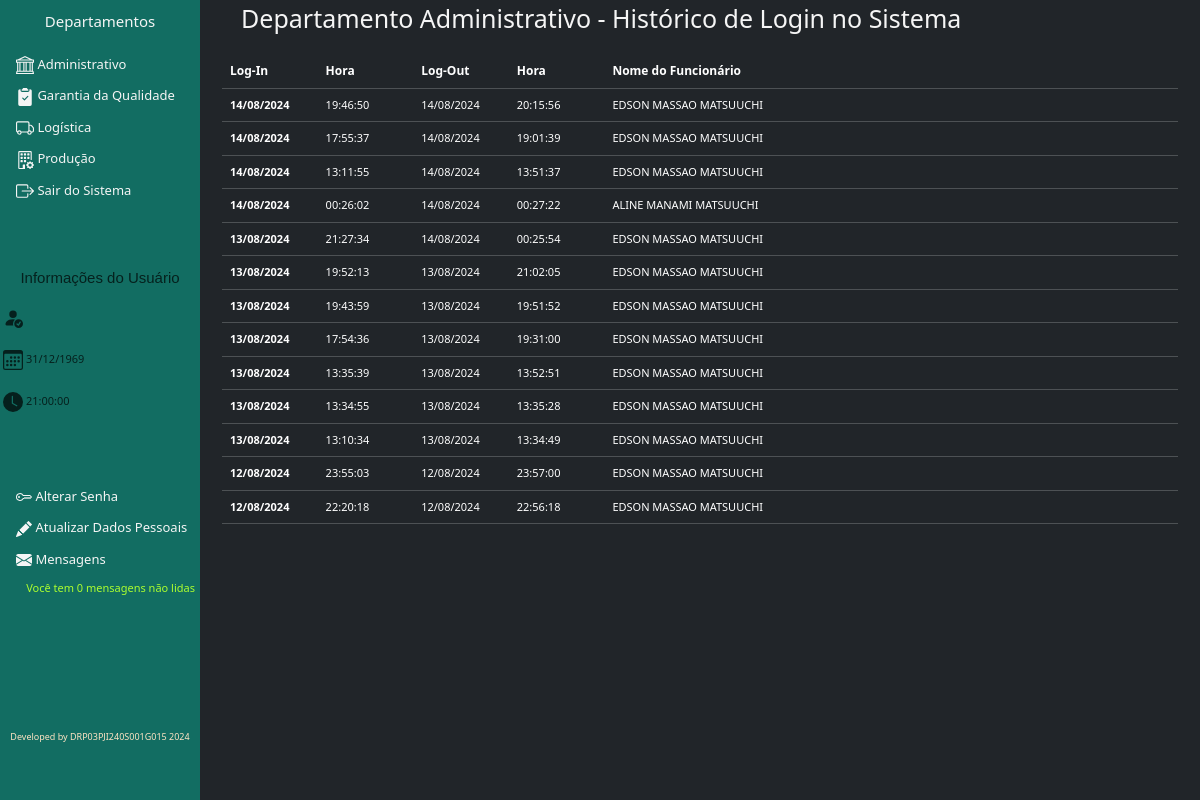
/05MonitorLogin.php, run on the app's committed database.
### tables this page shows
CREATE TABLE `historico_login` (
  `ID_LOGIN` int(11) NOT NULL,
  `NOME_FUNCIONARIO` varchar(150) NOT NULL,
  `DATA_LOGIN` date NOT NULL,
  `HORA_LOGIN` varchar(8) NOT NULL,
  `DATA_LOGOUT` date DEFAULT NULL,
  `HORA_LOGOUT` varchar(8) DEFAULT NULL
);

### 05MonitorLogin.php (the view)
<?php
include_once 'ConnectDB.php';
include_once 'EstruturaPrincipal.php';
$listar = $connDB->prepare("SELECT * FROM historico_login ORDER BY ID_LOGIN DESC");
$listar->execute();
?>
  <div class="main">
    <div class="container">
      <p style="margin-left: 2%; font-size: 25px; color: whitesmoke">Departamento Administrativo - Histórico de Login no Sistema</p>
      <div class="overflow-auto">
        <table class="table table-dark table-hover">
          <thead style="font-size: 12px">
            <tr>
              <th scope="col" style="width: 10%">Log-In</th>
              <th scope="col" style="width: 10%">Hora</th>
              <th scope="col" style="width: 10%">Log-Out</th>
              <th scope="col" style="width: 10%">Hora</th>
              <th scope="col" style="width: 60%">Nome do Funcionário</th>
            </tr>
          </thead>
          <tbody style="height: 80%; font-size: 11px;">
            <?php while($rowLog = $listar->fetch(PDO::FETCH_ASSOC)){ ?>
            <tr>
              <th style="width: 10%">
                <?php $dIn = $rowLog['DATA_LOGIN']; $DiN = strtotime($dIn); echo date('d/m/Y', $DiN); ?> </th>
              <td style="width: 10%">
                <?php $hIn = $rowLog['HORA_LOGIN']; $HiN = strtotime($hIn); echo date('H:i:s', $HiN); ?> </td>
              <td style="width: 10%">
                <?php if(!empty($rowLog['DATA_LOGOUT'])){$dO = $rowLog['DATA_LOGOUT']; $DO = strtotime($dO); echo date('d/m/Y', $DO);}else{ echo 'Logado';} ?> </td>
              <td style="width: 10%">
                <?php if(!empty($rowLog['HORA_LOGOUT'])){$hO = $rowLog['HORA_LOGOUT']; $HO = strtotime($hO); echo date('H:i:s', $HO);}else{ echo '';} ?> </td>
              <td style="width: 60%">
                <?php echo limitador($rowLog['NOME_FUNCIONARIO'], 80); ?> </td>
            </tr><?php } ?>
          </tbody>
        </table>
      </div>
    </div>
  </div>

### EstruturaPrincipal.php (shortened to what this page needs)
<?php
  include_once './ConnectDB.php';
  $msg = $connDB->prepare("SELECT * FROM mensagens WHERE RECEPTOR_MSG = :receptor AND CONFIRMA = 'UNRE'");
  $msg->bindParam(':receptor', $_SESSION['nome_func'], PDO::PARAM_STR);
  $msg->execute();
  $numMsg = $msg->rowCount();
  if($_SESSION['departamento'] === 'ADMINISTRATIVO' || $_SESSION['credencial'] >= 4){
    $acesso1 = '00SeletorAdministrativo.php';
    $acesso7 = '11CadastroFuncionario.php';
  }else{
    $acesso1 = ''; $acesso7 = '';
  }
  if($_SESSION['departamento'] === 'QUALIDADE'      || $_SESSION['credencial'] >= 4){
    $acesso2 = '01SeletorGQualidade.php';
  }else{$acesso2 = '';
  }
  if($_SESSION['departamento'] === 'LOGÍSTICA'      || $_SESSION['credencial'] >= 4){
    $acesso3 = '02SeletorLogistica.php';
  }else{$acesso3 = '';
  }
  if($_SESSION['departamento'] === 'PRODUÇÃO'       || $_SESSION['credencial'] >= 4){
    $acesso4 = '03SeletorProducao.php';
  }else{$acesso4 = '';
  }
function limitador($texto, $limite, $quebra = true){ $tamanho = strlen($texto);
  if($tamanho <= $limite){ $novo_texto = $texto; }else{
    if($quebra == true){ $novo_texto = trim(substr($texto, 0, $limite))."..."; }else{
      $ultimo_espaco = strrpos(substr($texto, 0, $limite), " ");
      $novo_texto = trim(substr($texto, 0, $ultimo_espaco))."...";}} return $novo_texto;}
?>
<!doctype html>
<html lang="pt-br" data-bs-theme="dark">
  <head>
    <link href="https://cdn.jsdelivr.net/npm/bootstrap@5.3.3/dist/css/bootstrap.min.css"
          rel="stylesheet">
  </head>
  <body>
    <div class="sidebarTop">
      <p style="text-align: center; font-size: 15px">Departamentos</p>
      <a href="<?php echo $acesso1 ?>">
          Administrativo</a>
      <a href="<?php echo $acesso2 ?>">
       Garantia da Qualidade</a>
      <a href="<?php echo $acesso3 ?>">
         Logística</a>
      <a href="<?php echo $acesso4 ?>">
         Produção</a>
      <a href="LogOut.php">
          Sair do Sistema</a>
    </div>
    <div class="sidebarBottom"><br>
      <p style="text-align: center; font-size: 15px; font-family: Impact, Haettenschweiler, 'Arial Narrow Bold', sans-serif; color: rgba(0,0,0,0.7)">Informações do Usuário</p>
      <p style="padding: 3px; color: rgba(0,0,0,0.7)" class="text-break">
      </p>
      <p style="padding: 3px; color: rgba(0,0,0,0.7)">
      </svg> <?php
                $dLog = strtotime($_SESSION['dataLog']);
                echo '  '.date('d/m/Y', $dLog);  ?>
      </p>
      <p style="padding: 3px; color: rgba(0,0,0,0.7)">
        <svg xmlns="http://www.w3.org/2000/svg" width="20" height="20" fill="currentColor" class="bi bi-clock-fill" viewBox="0 0 16 16">
          <path d="M16 8A8 8 0 1 1 0 8a8 8 0 0 1 16 0M8 3.5a.5.5 0 0 0-1 0V9a.5.5 0 0 0 .252.434l3.5 2a.5.5 0 0 0 .496-.868L8 8.71z"/>
        </svg> <?php
                $hLog = strtotime($_SESSION['horaLog']);
                echo '  '.date('H:i:s', $hLog);  ?>
      </p><br><br><br>
        <a href="14AlterarSenhaAcesso.php">
           Alterar Senha</a>
        <a href="13EditaDadosPessoais.php">
           Atualizar Dados Pessoais</a>
        <a href="15Mensagens.php">
           Mensagens</a>
        <P style="padding: 5px; color: greenyellow; float: right"><?php echo ' Você tem ' .$numMsg. ' mensagens não lidas' ?></P>
      </div>
    <div class="sidebarFoot">
      <p style="font-size:9px; color:bisque;text-align: center;">Developed by DRP03PJI240S001G015 2024</p>
    </div>
  </body>
</html>

### EstruturaPrincipal.php (style rules this page uses)
.sidebarTop { position: absolute; height: 30%; width: 200px; position: fixed; z-index: 1; top: 0; left: 0; background-color: rgba(8, 165, 142, 0.573); overflow-x: hidden; padding-top: 10px; color: whitesmoke; }
.sidebarBottom { position: absolute; height: 60%; width: 200px; position: fixed; z-index: 1; top: 30%; left: 0; background-color: rgba(8, 165, 142, 0.573); overflow-x: hidden; padding-top: 10px; font-size: 11px; color: whitesmoke; }
.sidebarFoot { position: absolute; height: 10%; width: 200px; position: fixed; z-index: 1; top: 90%; left: 0; background-color: rgba(8, 165, 142, 0.573); overflow-x: hidden; padding-top: 10px; color: whitesmoke; }
.sidebarTop a { padding: 6px 8px 6px 16px; text-decoration: none; font-size: 13px; color: whitesmoke; display: block; }
.sidebarBottom a { padding: 6px 8px 6px 16px; text-decoration: none; font-size: 13px; color: whitesmoke; display: block; }
.main { margin-left: 200px; padding: 0px 10px; }

### data on the page
historico_login: DATA_LOGIN "14/08/2024", HORA_LOGIN "19:46:50", DATA_LOGOUT "14/08/2024", HORA_LOGOUT "20:15:56", NOME_FUNCIONARIO "EDSON MASSAO MATSUUCHI"
historico_login: DATA_LOGIN "14/08/2024", HORA_LOGIN "17:55:37", DATA_LOGOUT "14/08/2024", HORA_LOGOUT "19:01:39", NOME_FUNCIONARIO "EDSON MASSAO MATSUUCHI"
historico_login: DATA_LOGIN "14/08/2024", HORA_LOGIN "13:11:55", DATA_LOGOUT "14/08/2024", HORA_LOGOUT "13:51:37", NOME_FUNCIONARIO "EDSON MASSAO MATSUUCHI"
historico_login: DATA_LOGIN "14/08/2024", HORA_LOGIN "00:26:02", DATA_LOGOUT "14/08/2024", HORA_LOGOUT "00:27:22", NOME_FUNCIONARIO "ALINE MANAMI MATSUUCHI"
historico_login: DATA_LOGIN "13/08/2024", HORA_LOGIN "21:27:34", DATA_LOGOUT "14/08/2024", HORA_LOGOUT "00:25:54", NOME_FUNCIONARIO "EDSON MASSAO MATSUUCHI"
historico_login: DATA_LOGIN "13/08/2024", HORA_LOGIN "19:52:13", DATA_LOGOUT "13/08/2024", HORA_LOGOUT "21:02:05", NOME_FUNCIONARIO "EDSON MASSAO MATSUUCHI"
historico_login: DATA_LOGIN "13/08/2024", HORA_LOGIN "19:43:59", DATA_LOGOUT "13/08/2024", HORA_LOGOUT "19:51:52", NOME_FUNCIONARIO "EDSON MASSAO MATSUUCHI"
historico_login: DATA_LOGIN "13/08/2024", HORA_LOGIN "17:54:36", DATA_LOGOUT "13/08/2024", HORA_LOGOUT "19:31:00", NOME_FUNCIONARIO "EDSON MASSAO MATSUUCHI"
historico_login: DATA_LOGIN "13/08/2024", HORA_LOGIN "13:35:39", DATA_LOGOUT "13/08/2024", HORA_LOGOUT "13:52:51", NOME_FUNCIONARIO "EDSON MASSAO MATSUUCHI"
historico_login: DATA_LOGIN "13/08/2024", HORA_LOGIN "13:34:55", DATA_LOGOUT "13/08/2024", HORA_LOGOUT "13:35:28", NOME_FUNCIONARIO "EDSON MASSAO MATSUUCHI"
historico_login: DATA_LOGIN "13/08/2024", HORA_LOGIN "13:10:34", DATA_LOGOUT "13/08/2024", HORA_LOGOUT "13:34:49", NOME_FUNCIONARIO "EDSON MASSAO MATSUUCHI"
historico_login: DATA_LOGIN "12/08/2024", HORA_LOGIN "23:55:03", DATA_LOGOUT "12/08/2024", HORA_LOGOUT "23:57:00", NOME_FUNCIONARIO "EDSON MASSAO MATSUUCHI"
historico_login: DATA_LOGIN "12/08/2024", HORA_LOGIN "22:20:18", DATA_LOGOUT "12/08/2024", HORA_LOGOUT "22:56:18", NOME_FUNCIONARIO "EDSON MASSAO MATSUUCHI"

### other printed values
date('d/m/Y', $dLog) "31/12/1969"
date('H:i:s', $hLog) "21:00:00"
$numMsg "0"
